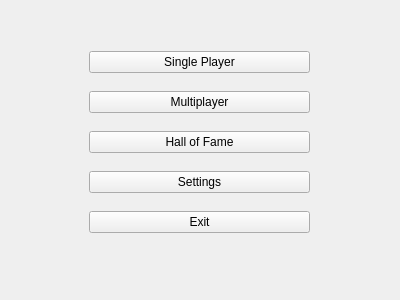
<?xml version="1.0" encoding="UTF-8"?>
<ui version="4.0">
 <class>FirstPage</class>
 <widget class="QWidget" name="FirstPage">
  <property name="geometry">
   <rect>
    <x>0</x>
    <y>0</y>
    <width>400</width>
    <height>300</height>
   </rect>
  </property>
  <property name="windowTitle">
   <string>Form</string>
  </property>
  <widget class="QWidget" name="verticalLayoutWidget">
   <property name="geometry">
    <rect>
     <x>89</x>
     <y>39</y>
     <width>221</width>
     <height>211</height>
    </rect>
   </property>
   <layout class="QVBoxLayout" name="verticalLayout_3">
    <item>
     <widget class="QPushButton" name="SinglePlayerBtn">
      <property name="text">
       <string>Single Player</string>
      </property>
     </widget>
    </item>
    <item>
     <widget class="QPushButton" name="MultiplayerBtn">
      <property name="text">
       <string>Multiplayer</string>
      </property>
     </widget>
    </item>
    <item>
     <widget class="QPushButton" name="HallOfFameBtn">
      <property name="text">
       <string>Hall of Fame</string>
      </property>
     </widget>
    </item>
    <item>
     <widget class="QPushButton" name="SettingsBtn">
      <property name="text">
       <string>Settings</string>
      </property>
     </widget>
    </item>
    <item>
     <widget class="QPushButton" name="ExitBtn">
      <property name="text">
       <string>Exit</string>
      </property>
     </widget>
    </item>
   </layout>
  </widget>
 </widget>
 <resources/>
 <connections/>
</ui>
